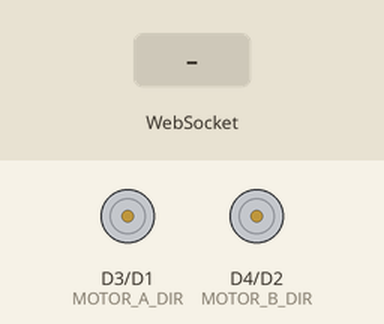
Simulated run of this sketch. Board: ESP8266 (NodeMCU). On the bench: direction and speed pins drawn as motors (green arrow = direction pin HIGH = forward, orange = LOW = backward, longer = more drive). The inputs (shaded band) are chosen by the test bench. What the sketch prints to the serial monitor is not drawn.

Above: at 1.2 s.
1.3 s: WebSocket text "F" received
At 1.67 s:
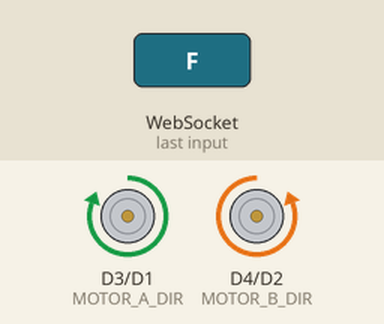
3.4 s: WebSocket text "B" received
At 3.77 s:
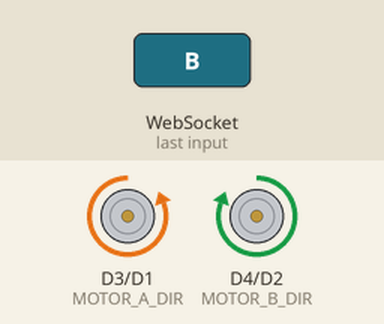
5.5 s: WebSocket text "L" received
At 5.9 s:
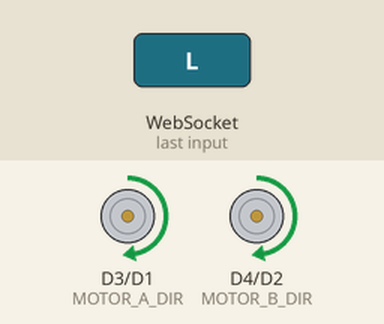
7.6 s: WebSocket text "R" received
9.7 s: WebSocket text "F,L" received
At 10.07 s:
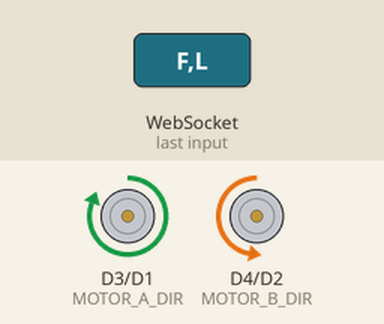
11.8 s: WebSocket text "F,R" received
At 12.17 s:
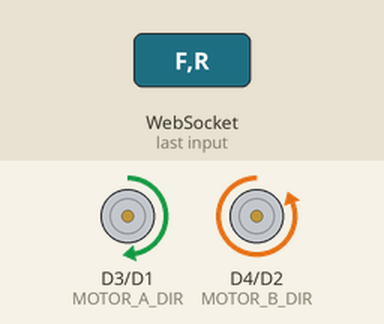
Timing chart, 0 to 14.8 s (numbered marks = the images above; inputs shaded):
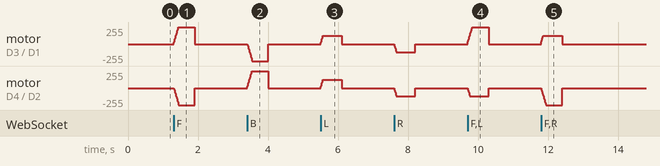

The sketch:

esp8266.ino
```cpp
#include <ESP8266WiFi.h>
#include <ESPAsyncTCP.h>
#include <ESPAsyncWebServer.h>

// ---------- Pines shield L293D (NodeMCU) ----------
#define MOTOR_A_PWM D1  // GPIO5
#define MOTOR_B_PWM D2  // GPIO4
#define MOTOR_A_DIR D3  // GPIO0
#define MOTOR_B_DIR D4  // GPIO2
// Motor A = rueda derecha, Motor B = rueda izquierda
// Adelante: A en HIGH y B en LOW (los motores están montados espejados)

// ---------- WiFi ----------
const char* ssid = "AutitoJJ";
const char* password = "12345678";
const int CANAL_WIFI = 6;          // 1, 6 u 11: usá el que tenga menos redes alrededor
const int MAX_CLIENTES_WIFI = 1;   // solo el celular que maneja
IPAddress ipAP(192, 168, 4, 1);    // la web se conecta a esta IP
IPAddress mascara(255, 255, 255, 0);

// ---------- Failsafe ----------
// La web manda el comando actual cada 200 ms. Si no llega nada en este tiempo, frena.
const unsigned long FAILSAFE_MS = 600;
unsigned long ultimoMensajeMs = 0;
bool motoresActivos = false;

// ---------- Protección del driver ----------
const int VEL_MAX = 100;                    // tope de potencia en % (bajalo, ej. 80, para cuidar el driver)
const unsigned long PAUSA_INVERSION_MS = 150; // tiempo frenado antes de invertir el sentido
const unsigned long TICK_MS = 10;           // cada cuánto se actualizan los motores
const int PASO_RAMPA = 7;                   // % por tick al acelerar (0→100 en ~150 ms)

struct Motor {
  uint8_t pinPwm;
  uint8_t pinDir;
  int dirActual;            // sentido aplicado al driver
  int dirObjetivo;          // sentido pedido
  int pwmActual;            // potencia aplicada (0-100)
  int pwmObjetivo;          // potencia pedida (0-100)
  unsigned long ultimoActivoMs; // última vez que tuvo potencia
};

Motor motorA = { MOTOR_A_PWM, MOTOR_A_DIR, LOW, LOW, 0, 0, 0 };
Motor motorB = { MOTOR_B_PWM, MOTOR_B_DIR, LOW, LOW, 0, 0, 0 };

AsyncWebServer server(80);
AsyncWebSocket ws("/ws");
uint32_t clienteId = 0;  // 0 = ningún cliente (se guarda el id, no el puntero)

String ultimoModo = "S";

// En % (0-100), porque analogWriteRange(100)
int pwmCurva = 50;
int pwmGiro = 50;

// ---------- Control de motores ----------

// Pide un sentido y una potencia. Lo aplica actualizarMotor() de forma segura.
void fijar(Motor& m, int dir, int pwm) {
  m.dirObjetivo = dir;
  m.pwmObjetivo = constrain(pwm, 0, 100) * VEL_MAX / 100;
}

// Corte inmediato (para stop y failsafe)
void cortar(Motor& m) {
  m.pwmObjetivo = 0;
  if (m.pwmActual > 0) m.ultimoActivoMs = millis();
  m.pwmActual = 0;
  analogWrite(m.pinPwm, 0);
}

void actualizarMotor(Motor& m, const char* nombre) {
  unsigned long ahora = millis();

  if (m.pwmObjetivo == 0) {
    if (m.pwmActual > 0) m.ultimoActivoMs = ahora;
    m.pwmActual = 0;
    analogWrite(m.pinPwm, 0);
    return;
  }

  if (m.dirObjetivo != m.dirActual) {
    // 1) Si está andando para el otro lado, corta la potencia
    if (m.pwmActual > 0) {
      m.pwmActual = 0;
      analogWrite(m.pinPwm, 0);
      m.ultimoActivoMs = ahora;
      Serial.printf("↩️ Inversión protegida motor %s\n", nombre);
      return;
    }
    // 2) Espera a que se frene por inercia
    if (ahora - m.ultimoActivoMs < PAUSA_INVERSION_MS) return;
    // 3) Recién ahí cambia el sentido
    m.dirActual = m.dirObjetivo;
    digitalWrite(m.pinDir, m.dirActual);
  }

  // Acelera en rampa; desacelerar es inmediato
  if (m.pwmActual < m.pwmObjetivo) m.pwmActual = min(m.pwmObjetivo, m.pwmActual + PASO_RAMPA);
  else m.pwmActual = m.pwmObjetivo;

  analogWrite(m.pinPwm, m.pwmActual);
  if (m.pwmActual > 0) m.ultimoActivoMs = ahora;
}

// ---------- Movimientos ----------

void detener() {
  cortar(motorA);
  cortar(motorB);
  motoresActivos = false;
}

void avanzar() {
  fijar(motorA, HIGH, 100);
  fijar(motorB, LOW, 100);
}

void retroceder() {
  fijar(motorA, LOW, 100);
  fijar(motorB, HIGH, 100);
}

void giroDerecha() {
  fijar(motorA, LOW, pwmGiro);   // rueda derecha atrás
  fijar(motorB, LOW, pwmGiro);   // rueda izquierda adelante
}

void giroIzquierda() {
  fijar(motorA, HIGH, pwmGiro);  // rueda derecha adelante
  fijar(motorB, HIGH, pwmGiro);  // rueda izquierda atrás
}

void curvaDerecha() {
  fijar(motorA, HIGH, pwmCurva);
  fijar(motorB, LOW, 100);
}

void curvaIzquierda() {
  fijar(motorA, HIGH, 100);
  fijar(motorB, LOW, pwmCurva);
}

void curvaIzquierdaAtras() {
  fijar(motorA, LOW, 100);        // lado rápido
  fijar(motorB, HIGH, pwmCurva);  // lado lento
}

void curvaDerechaAtras() {
  fijar(motorA, LOW, pwmCurva);   // lado lento
  fijar(motorB, HIGH, 100);       // lado rápido
}

void interpretarComando(const String& cmd) {
  motoresActivos = true;  // detener() lo vuelve a false

  if (cmd == "F") avanzar();
  else if (cmd == "B") retroceder();
  else if (cmd == "L") giroIzquierda();
  else if (cmd == "R") giroDerecha();
  else if (cmd == "S") { detener(); ultimoModo = "S"; }
  else if (cmd == "F,L") curvaIzquierda();
  else if (cmd == "F,R") curvaDerecha();
  else if (cmd == "B,L") curvaIzquierdaAtras();
  else if (cmd == "B,R") curvaDerechaAtras();
  else if (cmd == "CD") { curvaDerecha(); ultimoModo = cmd; }
  else if (cmd == "CI") { curvaIzquierda(); ultimoModo = cmd; }
  else if (cmd == "GD") { giroDerecha(); ultimoModo = cmd; }
  else if (cmd == "GI") { giroIzquierda(); ultimoModo = cmd; }
  else if (cmd.startsWith("PWM_curva,")) {
    pwmCurva = constrain(cmd.substring(10).toInt(), 0, 100);
    Serial.print("PWM curva: "); Serial.println(pwmCurva);
    // Solo re-aplica si el modo curva está activo (evita que arranque solo al reconectar)
    if (ultimoModo == "CD") curvaDerecha();
    else if (ultimoModo == "CI") curvaIzquierda();
  }
  else if (cmd.startsWith("PWM_giro,")) {
    pwmGiro = constrain(cmd.substring(9).toInt(), 0, 100);
    Serial.print("PWM giro: "); Serial.println(pwmGiro);
    if (ultimoModo == "GD") giroDerecha();
    else if (ultimoModo == "GI") giroIzquierda();
  }
  else {
    Serial.println("Comando no reconocido: " + cmd);
    detener();
  }
}

// ---------- WebSocket ----------

void onWsEvent(AsyncWebSocket *server, AsyncWebSocketClient *client,
               AwsEventType type, void *arg, uint8_t *data, size_t len) {
  if (type == WS_EVT_CONNECT) {
    // El último que conecta gana: si el celular perdió WiFi y vuelve, la conexión
    // vieja puede seguir "viva" varios segundos y antes bloqueaba la reconexión.
    if (clienteId != 0 && clienteId != client->id()) {
      AsyncWebSocketClient* anterior = ws.client(clienteId);
      if (anterior) anterior->close();
      Serial.println("♻️ Nuevo cliente reemplaza al anterior");
    }
    detener();
    ultimoModo = "S";
    clienteId = client->id();
    ultimoMensajeMs = millis();
    Serial.printf("✅ Cliente conectado: #%u\n", client->id());
  }

  else if (type == WS_EVT_DISCONNECT) {
    if (client->id() == clienteId) {
      clienteId = 0;
      detener();
      ultimoModo = "S";
      Serial.println("🔌 Cliente desconectado");
    }
  }

  else if (type == WS_EVT_DATA) {
    if (client->id() != clienteId) return;

    // Solo mensajes de texto completos en un único frame
    AwsFrameInfo* info = (AwsFrameInfo*)arg;
    if (!(info->final && info->index == 0 && info->len == len && info->opcode == WS_TEXT)) return;

    String msg;
    msg.reserve(len);
    for (size_t i = 0; i < len; i++) msg += (char)data[i];
    msg.trim();

    ultimoMensajeMs = millis();

    // Imprime solo cuando cambia (el latido repite el mismo comando cada 200 ms)
    static String ultimoRecibido = "";
    if (msg != ultimoRecibido) {
      Serial.println("📨 " + msg);
      ultimoRecibido = msg;
    }

    interpretarComando(msg);
  }
}

void setup() {
  Serial.begin(115200);
  analogWriteRange(100);
  pinMode(MOTOR_A_PWM, OUTPUT);
  pinMode(MOTOR_A_DIR, OUTPUT);
  pinMode(MOTOR_B_PWM, OUTPUT);
  pinMode(MOTOR_B_DIR, OUTPUT);
  digitalWrite(MOTOR_A_DIR, motorA.dirActual);
  digitalWrite(MOTOR_B_DIR, motorB.dirActual);
  detener();

  WiFi.persistent(false);              // no reescribe la config WiFi en flash en cada arranque
  WiFi.mode(WIFI_AP);
  WiFi.setSleepMode(WIFI_NONE_SLEEP);
  WiFi.softAPConfig(ipAP, ipAP, mascara);
  WiFi.softAP(ssid, password, CANAL_WIFI, 0, MAX_CLIENTES_WIFI);
  Serial.println("🚗 Autito en AP listo: " + WiFi.softAPIP().toString());

  ws.onEvent(onWsEvent);
  server.addHandler(&ws);

  // Para probar desde el navegador del celular: http://192.168.4.1
  server.on("/", HTTP_GET, [](AsyncWebServerRequest *request) {
    request->send(200, "text/plain", "AutitoJJ OK");
  });

  server.begin();
}

void loop() {
  // Failsafe: si se corta la señal mientras se mueve, frena
  if (motoresActivos && millis() - ultimoMensajeMs > FAILSAFE_MS) {
    detener();
    ultimoModo = "S";
    Serial.println("⛔ Failsafe: sin señal, motores detenidos");
  }

  // Motores: pausa antes de invertir + rampa de aceleración
  static unsigned long ultimoTick = 0;
  if (millis() - ultimoTick >= TICK_MS) {
    ultimoTick = millis();
    actualizarMotor(motorA, "A");
    actualizarMotor(motorB, "B");
  }

  // Libera memoria de clientes WebSocket cerrados
  static unsigned long ultimaLimpieza = 0;
  if (millis() - ultimaLimpieza > 1000) {
    ws.cleanupClients();
    ultimaLimpieza = millis();
  }
}
```

Measured:
- after the input at 1.3 s, motor on D3 (MOTOR_A_DIR) / D1 (MOTOR_A_PWM): rises from stopped to forward 255/255 in 0.14 s, then falls to stopped in 0.45 s
- after the input at 3.4 s, motor on D4 (MOTOR_B_DIR) / D2 (MOTOR_B_PWM): rises from stopped to forward 255/255 in 0.14 s, then falls to stopped in 0.45 s
- after the input at 5.5 s, motor on D3 (MOTOR_A_DIR) / D1 (MOTOR_A_PWM), motor on D4 (MOTOR_B_DIR) / D2 (MOTOR_B_PWM): rises from stopped to forward 127/255 in 0.07 s, then falls to stopped in 0.52 s
- after the input at 9.7 s, motor on D3 (MOTOR_A_DIR) / D1 (MOTOR_A_PWM): rises from stopped to forward 255/255 in 0.14 s, then falls to stopped in 0.46 s
- after the input at 11.8 s, motor on D3 (MOTOR_A_DIR) / D1 (MOTOR_A_PWM): rises from stopped to forward 127/255 in 0.07 s, then falls to stopped in 0.53 s
